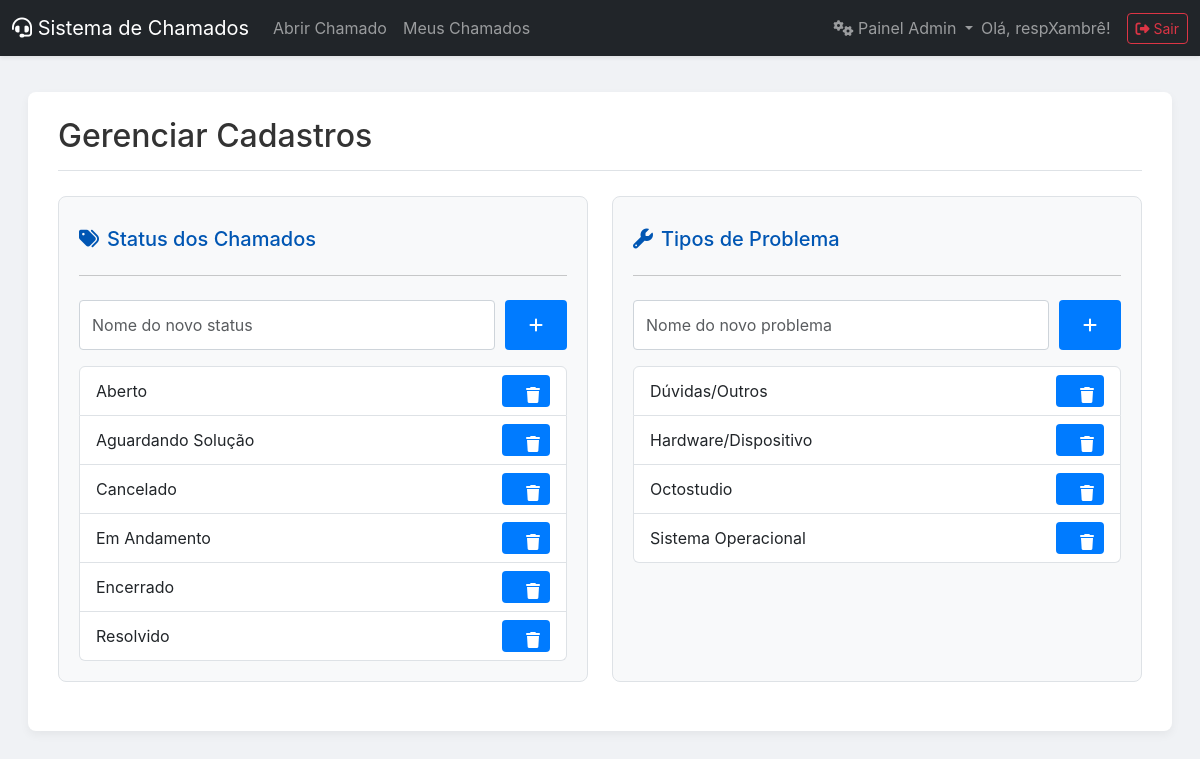
The page /admin/gerenciar (signed in) on the database its author committed.
### tables this page shows
CREATE TABLE users (
        id INTEGER PRIMARY KEY AUTOINCREMENT, email TEXT UNIQUE NOT NULL, password TEXT NOT NULL,
        municipio TEXT NOT NULL, responsavel TEXT NOT NULL, telefone TEXT NOT NULL,
        must_reset_password BOOLEAN DEFAULT 1, is_admin BOOLEAN DEFAULT 0
    );

CREATE TABLE status (
        id INTEGER PRIMARY KEY AUTOINCREMENT,
        nome TEXT UNIQUE NOT NULL
    );

CREATE TABLE tipos_problema (
        id INTEGER PRIMARY KEY AUTOINCREMENT,
        nome TEXT UNIQUE NOT NULL
    );

### app.py (the view)
@app.route('/admin/gerenciar')
@login_required
@admin_required
def gerenciar_cadastros():
    db = get_db()
    status_list = db.execute('SELECT * FROM status ORDER BY nome').fetchall()
    tipos_problema_list = db.execute('SELECT * FROM tipos_problema ORDER BY nome').fetchall()
    db.close()
    return render_template('gerenciar_cadastros.html', status_list=status_list, tipos_problema_list=tipos_problema_list)

### app.py (called while the page is built)
def get_db():
    db = sqlite3.connect(DATABASE)
    db.row_factory = sqlite3.Row
    return db

def login_required(f):
    @wraps(f)
    def decorated_function(*args, **kwargs):
        if 'user_id' not in session:
            flash('Por favor, faça login para acessar esta página.', 'warning')
            return redirect(url_for('login'))
        return f(*args, **kwargs)
    return decorated_function

def admin_required(f):
    @wraps(f)
    def decorated_function(*args, **kwargs):
        if not g.user or not g.user['is_admin']:
            flash('Acesso negado. Esta área é restrita para administradores.', 'danger')
            return redirect(url_for('index'))
        return f(*args, **kwargs)
    return decorated_function

@app.before_request
def load_logged_in_user():
    user_id = session.get('user_id')
    if user_id is None:
        g.user = None
    else:
        db = get_db()
        g.user = db.execute('SELECT * FROM users WHERE id = ?', (user_id,)).fetchone()
        db.close()

@app.context_processor
def inject_user():
    return dict(user=g.user)

### templates/gerenciar_cadastros.html (shortened to what this page needs)
{% extends "layout.html" %}
{% block content %}
<div class="content-container">
    <div class="page-header">
        <h2 class="mb-0">Gerenciar Cadastros</h2>
    </div>
    <div class="row mt-4">
        <div class="col-md-6 mb-4">
            <div class="management-panel">
                <h3><i class="fas fa-tags me-2"></i>Status dos Chamados</h3>
                <hr>
                <form action="{{ url_for('add_status') }}" method="post" class="add-form">
                    <input type="text" name="nome" class="form-control" placeholder="Nome do novo status" required>
                    <button type="submit" class="btn btn-primary"><i class="fas fa-plus"></i></button>
                </form>
                <ul class="list-group mt-3">
                    {% for status in status_list %}
                    <li class="list-group-item d-flex justify-content-between align-items-center">
                        {{ status.nome }}
                        <form action="{{ url_for('delete_status', status_id=status.id) }}" method="post" class="d-inline">
                            <button type="submit" class="btn btn-sm btn-outline-danger btn-delete" title="Excluir" onclick="return confirm('Tem certeza que deseja excluir este status? A ação não pode ser desfeita.')">
                                <i class="fas fa-trash"></i>
                            </button>
                        </form>
                    </li>
                    {% else %}
                    <li class="list-group-item">Nenhum status cadastrado.</li>
                    {% endfor %}
                </ul>
            </div>
        </div>
        <div class="col-md-6 mb-4">
            <div class="management-panel">
                <h3><i class="fas fa-wrench me-2"></i>Tipos de Problema</h3>
                <hr>
                <form action="{{ url_for('add_tipo_problema') }}" method="post" class="add-form">
                    <input type="text" name="nome" class="form-control" placeholder="Nome do novo problema" required>
                    <button type="submit" class="btn btn-primary"><i class="fas fa-plus"></i></button>
                </form>
                <ul class="list-group mt-3">
                    {% for tipo in tipos_problema_list %}
                    <li class="list-group-item d-flex justify-content-between align-items-center">
                        {{ tipo.nome }}
                        <form action="{{ url_for('delete_tipo_problema', tipo_id=tipo.id) }}" method="post" class="d-inline">
                            <button type="submit" class="btn btn-sm btn-outline-danger btn-delete" title="Excluir" onclick="return confirm('Tem certeza que deseja excluir este tipo de problema? A ação não pode ser desfeita.')">
                                <i class="fas fa-trash"></i>
                            </button>
                        </form>
                    </li>
                    {% else %}
                    <li class="list-group-item">Nenhum tipo de problema cadastrado.</li>
                    {% endfor %}
                </ul>
            </div>
        </div>
    </div>
</div>
{% endblock %}

### templates/layout.html (shortened to what this page needs)
<!doctype html>
<html lang="pt-BR">
<head>
    <link href="https://cdn.jsdelivr.net/npm/bootstrap@5.3.0/dist/css/bootstrap.min.css" rel="stylesheet">
    <link rel="stylesheet" href="https://cdnjs.cloudflare.com/ajax/libs/font-awesome/6.4.0/css/all.min.css">
    <link rel="stylesheet" href="{{ url_for('static', filename='css/style.css') }}">
</head>
<body>
<nav class="navbar navbar-expand-lg navbar-dark bg-dark shadow-sm">
    <div class="container-fluid">
        <a class="navbar-brand" href="{{ url_for('index') }}">
            <i class="fas fa-headset"></i>
            Sistema de Chamados
        </a>
        <div class="collapse navbar-collapse" id="navbarNav">
            <ul class="navbar-nav me-auto">
                {% if user %}
                    {% if user.is_admin %}
                        <li class="nav-item">
                             <a class="nav-link" href="{{ url_for('abrir_chamado_admin') }}">Abrir Chamado</a>
                        </li>
                    {% else %}
                        <li class="nav-item">
                            <a class="nav-link" href="{{ url_for('index') }}">Abrir Chamado</a>
                        </li>
                    {% endif %}
                    <li class="nav-item">
                        <a class="nav-link" href="{{ url_for('meus_chamados') }}">Meus Chamados</a>
                    </li>
                {% endif %}
            </ul>
            <ul class="navbar-nav ms-auto align-items-center">
                {% if user and user.is_admin %}
                    <li class="nav-item dropdown">
                        <a class="nav-link dropdown-toggle" href="#" id="adminMenuDropdown" role="button" data-bs-toggle="dropdown" aria-expanded="false">
                            <i class="fas fa-cogs"></i> Painel Admin
                        </a>
                    </li>
                {% endif %}
                {% if user %}
                    <li class="nav-item">
                        <span class="navbar-text me-3">
                            Olá, {{ user.responsavel.split()[0] }}!
                        </span>
                    </li>
                    <li class="nav-item">
                        <a href="{{ url_for('logout') }}" class="btn btn-outline-danger btn-sm">
                            <i class="fas fa-sign-out-alt"></i> Sair
                        </a>
                    </li>
                {% else %}
                    <li class="nav-item">
                         <a href="{{ url_for('login') }}" class="btn btn-outline-success btn-sm">
                            <i class="fas fa-sign-in-alt"></i> Entrar
                        </a>
                    </li>
                {% endif %}
            </ul>
        </div>
    </div>
</nav>
<main class="container-fluid">
    <div class="main-content">
        {% block content %}{% endblock %}
    </div>
</main>
</body>
</html>

### static/css/style.css (style rules this page uses)
body { font-family: -apple-system, BlinkMacSystemFont, "Segoe UI", Roboto, "Helvetica Neue", Arial, sans-serif; margin: 0; background-color: #f8f9fa; color: #333; }
h1, h2, h3 { margin-top: 0.5em; margin-bottom: 0.75em; }
.main-content { flex-grow: 1; padding: 1em; overflow-x: auto; }
input[type="text"], input[type="email"], input[type="tel"], input[type="password"], select, textarea { width: 100%; padding: 0.75em; border: 1px solid #ced4da; border-radius: 4px; box-sizing: border-box; }
button[type="submit"] { background-color: #007bff; color: white; border: none; padding: 0.75em 1.5em; border-radius: 4px; cursor: pointer; font-size: 1em; transition: background-color 0.2s; }
hr { margin-top: 1.5em; margin-bottom: 1.5em; }
.add-form { display: flex; gap: 10px; margin-top: 1.5em; }
.add-form input { flex-grow: 1; }

### templates/layout.html (style rules this page uses)
body { background-color: #f0f2f5; }
.main-content { padding-top: 1rem; padding-bottom: 1rem; }

### templates/gerenciar_cadastros.html (style rules this page uses)
.content-container { max-width: 1200px; margin: 20px auto; padding: 25px 30px; background-color: #ffffff; border-radius: 8px; box-shadow: 0 4px 10px rgba(0,0,0,0.05); }
.page-header { border-bottom: 1px solid #dee2e6; padding-bottom: 15px; margin-bottom: 25px; }
.page-header h2 { margin: 0; color: #333; }
.management-panel { background-color: #f8f9fa; border: 1px solid #dee2e6; border-radius: 8px; padding: 20px; height: 100%; }
.management-panel h3 { font-size: 1.25rem; color: #0056b3; }
.add-form { display: flex; gap: 10px; }
.add-form .form-control { flex-grow: 1; }
.btn-delete { border-radius: 50%; width: 32px; height: 32px; padding: 0; line-height: 1; }

### rows shown on the page
users: responsavel "respXambrê"
status: nome "Aberto"
status: nome "Aguardando Solução"
status: nome "Cancelado"
status: nome "Em Andamento"
status: nome "Encerrado"
status: nome "Resolvido"
tipos_problema: nome "Dúvidas/Outros"
tipos_problema: nome "Hardware/Dispositivo"
tipos_problema: nome "Octostudio"
tipos_problema: nome "Sistema Operacional"
